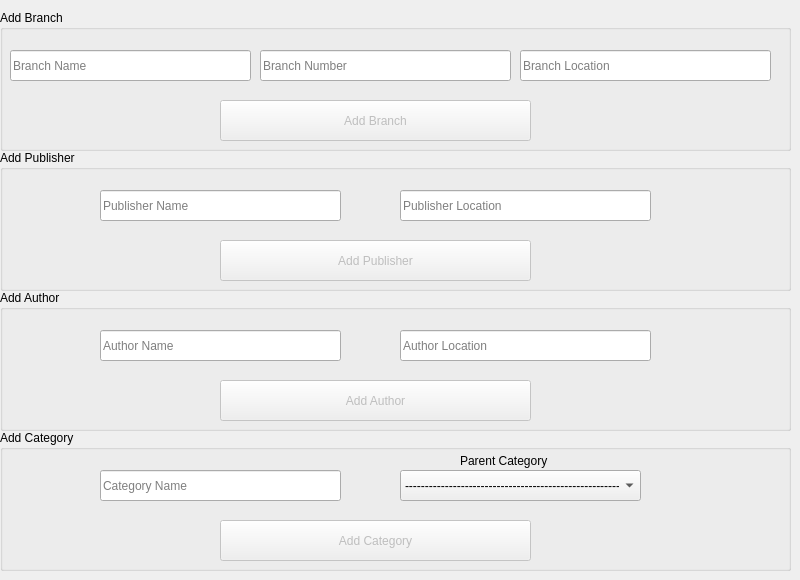
      <widget class="QWidget" name="tab_14">
       <attribute name="title">
        <string>Add Data</string>
       </attribute>
       <widget class="QGroupBox" name="groupBox">
        <property name="geometry">
         <rect>
          <x>0</x>
          <y>10</y>
          <width>791</width>
          <height>141</height>
         </rect>
        </property>
        <property name="title">
         <string>Add Branch</string>
        </property>
        <widget class="QLineEdit" name="lineEdit_20">
         <property name="geometry">
          <rect>
           <x>10</x>
           <y>40</y>
           <width>241</width>
           <height>31</height>
          </rect>
         </property>
         <property name="placeholderText">
          <string>Branch Name</string>
         </property>
        </widget>
        <widget class="QLineEdit" name="lineEdit_21">
         <property name="geometry">
          <rect>
           <x>260</x>
           <y>40</y>
           <width>251</width>
           <height>31</height>
          </rect>
         </property>
         <property name="placeholderText">
          <string>Branch Number</string>
         </property>
        </widget>
        <widget class="QLineEdit" name="lineEdit_22">
         <property name="geometry">
          <rect>
           <x>520</x>
           <y>40</y>
           <width>251</width>
           <height>31</height>
          </rect>
         </property>
         <property name="placeholderText">
          <string>Branch Location</string>
         </property>
        </widget>
        <widget class="QPushButton" name="pushButton_19">
         <property name="enabled">
          <bool>false</bool>
         </property>
         <property name="geometry">
          <rect>
           <x>220</x>
           <y>90</y>
           <width>311</width>
           <height>41</height>
          </rect>
         </property>
         <property name="text">
          <string>Add Branch</string>
         </property>
        </widget>
       </widget>
       <widget class="QGroupBox" name="groupBox_2">
        <property name="geometry">
         <rect>
          <x>0</x>
          <y>150</y>
          <width>791</width>
          <height>141</height>
         </rect>
        </property>
        <property name="title">
         <string>Add Publisher</string>
        </property>
        <widget class="QLineEdit" name="lineEdit_23">
         <property name="geometry">
          <rect>
           <x>100</x>
           <y>40</y>
           <width>241</width>
           <height>31</height>
          </rect>
         </property>
         <property name="text">
          <string/>
         </property>
         <property name="placeholderText">
          <string>Publisher Name</string>
         </property>
        </widget>
        <widget class="QLineEdit" name="lineEdit_24">
         <property name="geometry">
          <rect>
           <x>400</x>
           <y>40</y>
           <width>251</width>
           <height>31</height>
          </rect>
         </property>
         <property name="placeholderText">
          <string>Publisher Location</string>
         </property>
        </widget>
        <widget class="QPushButton" name="pushButton_20">
         <property name="enabled">
          <bool>false</bool>
         </property>
         <property name="geometry">
          <rect>
           <x>220</x>
           <y>90</y>
           <width>311</width>
           <height>41</height>
          </rect>
         </property>
         <property name="text">
          <string>Add Publisher</string>
         </property>
        </widget>
       </widget>
       <widget class="QGroupBox" name="groupBox_3">
        <property name="geometry">
         <rect>
          <x>0</x>
          <y>290</y>
          <width>791</width>
          <height>141</height>
         </rect>
        </property>
        <property name="title">
         <string>Add Author</string>
        </property>
        <widget class="QLineEdit" name="lineEdit_26">
         <property name="geometry">
          <rect>
           <x>100</x>
           <y>40</y>
           <width>241</width>
           <height>31</height>
          </rect>
         </property>
         <property name="placeholderText">
          <string>Author Name</string>
         </property>
        </widget>
        <widget class="QLineEdit" name="lineEdit_27">
         <property name="geometry">
          <rect>
           <x>400</x>
           <y>40</y>
           <width>251</width>
           <height>31</height>
          </rect>
         </property>
         <property name="placeholderText">
          <string>Author Location</string>
         </property>
        </widget>
        <widget class="QPushButton" name="pushButton_21">
         <property name="enabled">
          <bool>false</bool>
         </property>
         <property name="geometry">
          <rect>
           <x>220</x>
           <y>90</y>
           <width>311</width>
           <height>41</height>
          </rect>
         </property>
         <property name="text">
          <string>Add Author</string>
         </property>
        </widget>
       </widget>
       <widget class="QGroupBox" name="groupBox_4">
        <property name="geometry">
         <rect>
          <x>0</x>
          <y>430</y>
          <width>791</width>
          <height>141</height>
         </rect>
        </property>
        <property name="title">
         <string>Add Category</string>
        </property>
        <widget class="QLineEdit" name="lineEdit_28">
         <property name="geometry">
          <rect>
           <x>100</x>
           <y>40</y>
           <width>241</width>
           <height>31</height>
          </rect>
         </property>
         <property name="placeholderText">
          <string>Category Name</string>
         </property>
        </widget>
        <widget class="QPushButton" name="pushButton_22">
         <property name="enabled">
          <bool>false</bool>
         </property>
         <property name="geometry">
          <rect>
           <x>220</x>
           <y>90</y>
           <width>311</width>
           <height>41</height>
          </rect>
         </property>
         <property name="text">
          <string>Add Category</string>
         </property>
        </widget>
        <widget class="QComboBox" name="comboBox_13">
         <property name="geometry">
          <rect>
           <x>400</x>
           <y>40</y>
           <width>241</width>
           <height>31</height>
          </rect>
         </property>
         <item>
          <property name="text">
           <string>---------------------------------------------------------</string>
          </property>
         </item>
        </widget>
        <widget class="QLabel" name="label_23">
         <property name="geometry">
          <rect>
           <x>460</x>
           <y>20</y>
           <width>121</width>
           <height>21</height>
          </rect>
         </property>
         <property name="text">
          <string>Parent Category</string>
         </property>
        </widget>
       </widget>
      </widget>
